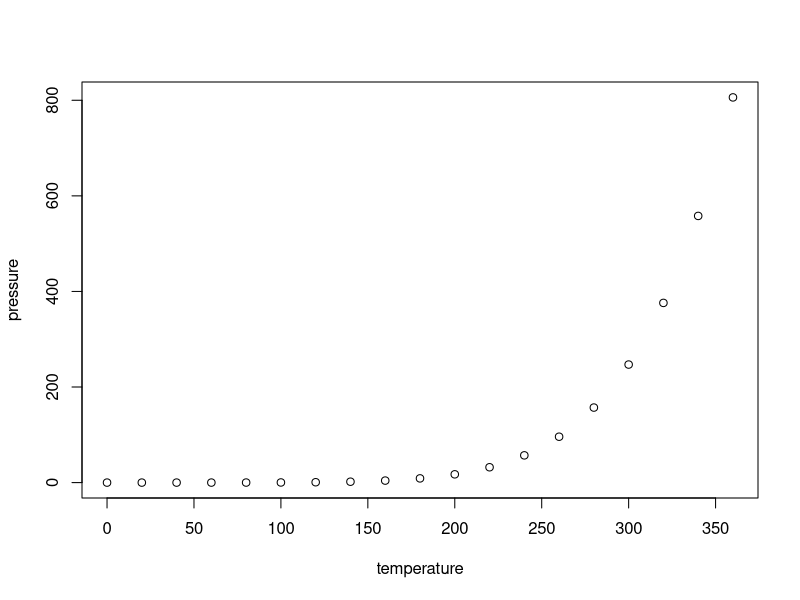
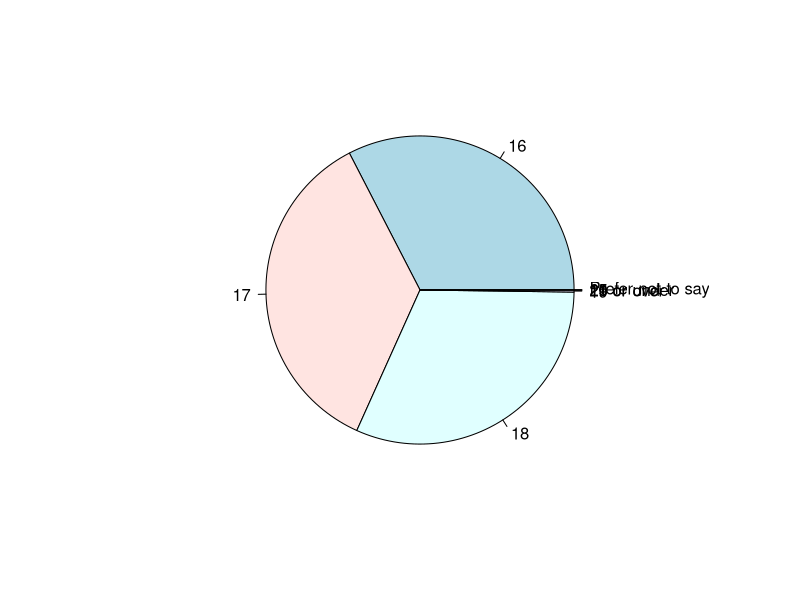
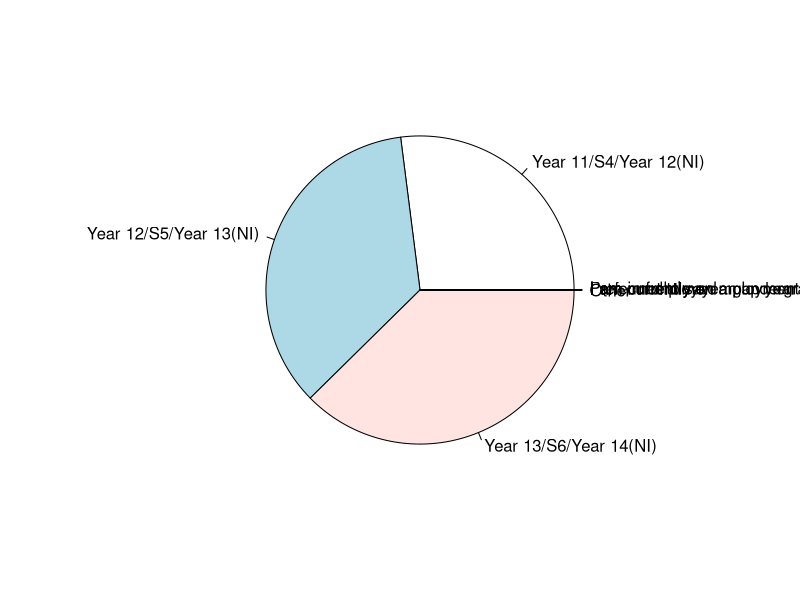
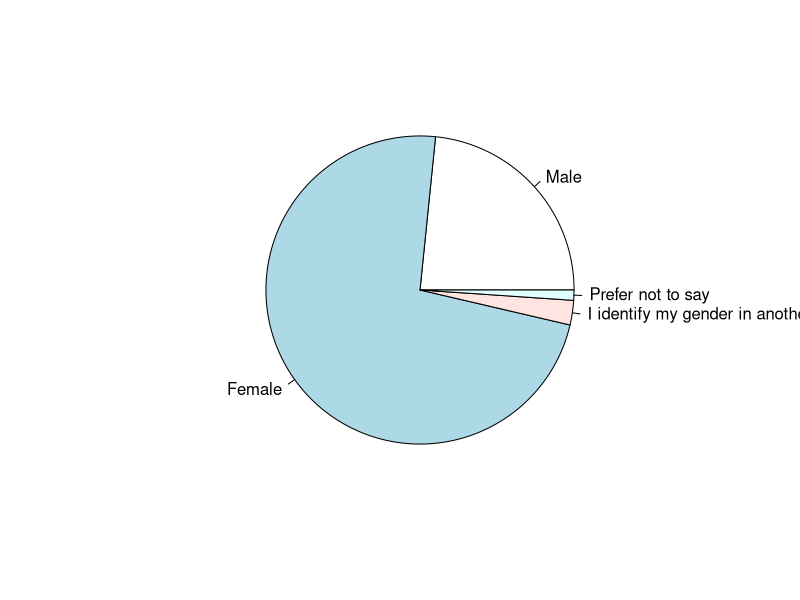

Reproduce these figures in R, in order.
## ---- chunk 1
knitr::opts_chunk$set(echo = TRUE)
## ---- chunk 2
summary(cars)
## ---- chunk 3
plot(pressure)
## ---- chunk 4
TSR_data <- read.csv("./data/TSR data complete.csv")
## ---- chunk 5
TSR_data$Age <- factor(TSR_data$Age, levels = c(1, 2, 3, 4, 5, 6, 7, 8), labels = c("15 or under", "16", "17", "18", "19", "20", "21 or over", "Prefer not to say"))
age_pie <- pie(table(TSR_data$Age))

## ---- chunk 6
TSR_data$MOST.RECENT.year.of.study <- factor(TSR_data$MOST.RECENT.year.of.study, levels = c(1, 2, 3, 4, 5, 6, 7, 8, 9), labels = c("Year 11/S4/Year 12(NI)", "Year 12/S5/Year 13(NI)", "Year 13/S6/Year 14(NI)", "I am currently on a gap year", "I am currently on an undergraduate/HE college course", "I am in full-time employment", "I am unemployed", "Other", "Prefer not to say"))

Year_study_pie <- pie(table(TSR_data$MOST.RECENT.year.of.study))

## ---- chunk 7

TSR_data$Gender <- factor(TSR_data$Gender, levels = c(1, 2, 3, 4), labels = c("Male", "Female", "I identify my gender in another way", "Prefer not to say"))

gender_pie <- pie(table(TSR_data$Gender))
## ---- chunk 8

TSR_data$Ethnicity <- factor(TSR_data$Ethnicity, levels = c(1, 2, 3, 4, 5, 6, 7, 8, 9, 10, 11, 12, 13, 14, 15, 16, 17 ,18, 19), labels = c("Arab", "Asian/Asian British - Indian", "Asian/Asian British - Pakistani", "Asian/Asian British - Bangladeshi", "Asian/Asian British - Chinese", "Asian/Asian British - Any other Asian background", "Black/Black British - African", "Black/Black British - Caribbean", "Black/Black British - Any other Black background", "Mixed/Multiple Ethnic Groups - White and Black Caribbean", "Mixed/Multiple Ethnic Groups - White and Black African", "Mixed/Multiple Ethnic Groups - White and Black Asian", "Mixed/Multiple Ethnic Groups - Any other Mixed/Multiple Ethnic background", "White - English/Welsh/Scottish/Northern Irish/British", "White - Irish", "White - Gypsy or Irish Traveller", "White - Any other White background", "Other Ethnic group, please describe", "Prefer not to say"))

#Ethnicity_bar <- ggplot(TSR_data, aes(x = Ethnicity) + geom_bar(position = "stack"))
## ---- chunk 9
TSR_data$Religious.Affliation <- factor(TSR_data$Religious.Affliation, levels = c(1, 2, 3, 4, 5, 6, 7, 8, 9, 10, 11, 12, 13, 14, 15, 16, 17, 18, 19), labels = c("Agnostic", "Atheist", "Baha'i", "Buddhist", "Christian", "Confucian", "Jain", "Jewish", "Hindu", "Indigenous Traditional Religious", "Muslim", "Pagan", "Shinto", "Sikh", "Spiritual but not religious", "Zoroastrian", "No religion", "Prefer not to say", "Other"))

#Religious_affiliation_bar <- ggplot(TSR_data, aes(x = Religious.Affliation) + geom_bar(position = "stack"))

## ---- chunk 10
### Each Subject is a different column so will need to figure out how to code the columns together into one graph

#Q6 Subject Interest

#Q5 Subject Knowledge

#Q7 Employability Prospects


